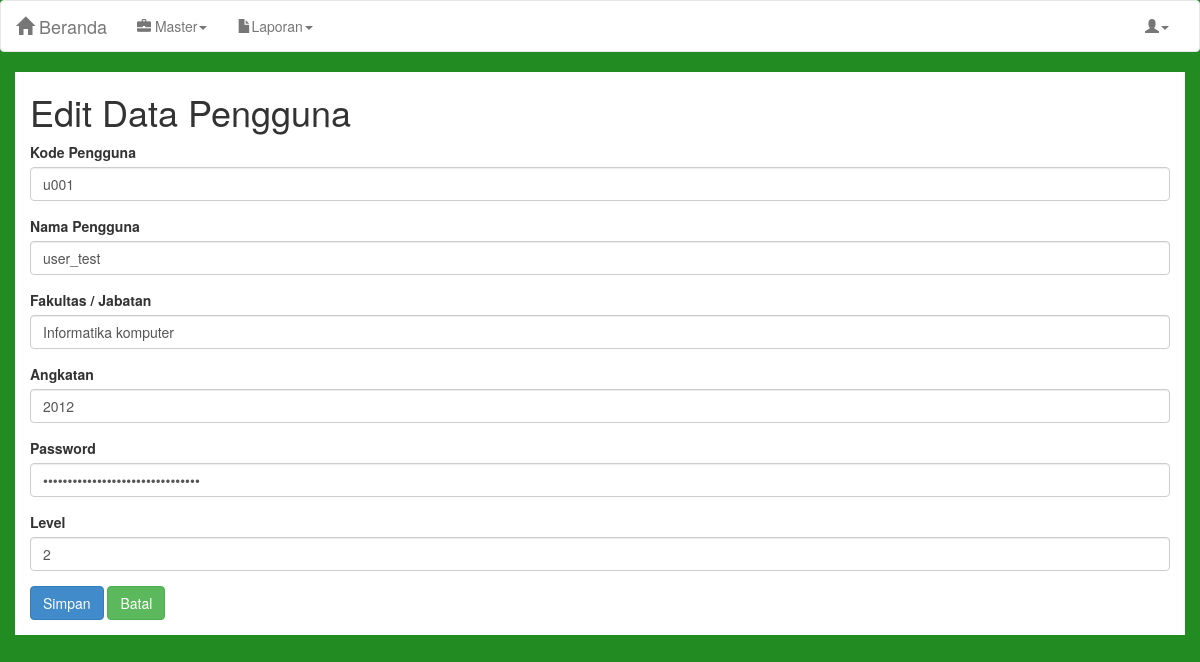
The app's page /master/users/edit.php?id=1 (signed in) with its own data.
### tables this page shows
CREATE TABLE IF NOT EXISTS `users` (
  `id` int(11) NOT NULL AUTO_INCREMENT,
  `kode_user` varchar(20) NOT NULL,
  `password` varchar(255) NOT NULL,
  `nama` varchar(50) NOT NULL,
  `fakultas` varchar(30) NOT NULL,
  `level` char(1) NOT NULL,
  `angkatan` varchar(20) NOT NULL,
  `foto` varchar(255) NOT NULL,
  PRIMARY KEY (`id`)
);

### koneksi/dbh.php (called while the page is built)
<?php
	class DBH {
		private static $dns="mysql:dbname=eub;host=localhost;";
		private static $user = "root";
		private static $pass= "";
		public static function createConnection()
		{
			return new PDO(self::$dns,self::$user,self::$pass);
		}
	}
?>

### master/users/repository.php (called while the page is built, shortened)
<?php
	require_once "../../koneksi/dbh.php";
	class Repository{
		private $dbh;
		public function __construct()
		{
			$this->dbh = DBH::createConnection();
		}
		public function getById($id)
		{
			$query = $this->dbh->prepare("SELECT * FROM users WHERE id = ?");
			$query->bindParam(1,$id);
			$query->execute();
			return $query->fetch(PDO::FETCH_OBJ);
		}
	}
?>

### master/users/edit.php (the view, shortened to what this page needs)
<?php session_start();
  require_once "repository.php";
  $repo = new Repository();
  $rows = $repo->getById($_GET['id']);
?>
<!DOCTYPE html>
<html lang="en">
  <head>
    <link rel="stylesheet" type="text/css" href="../../css/bootstrap.min.css">
    <link rel="stylesheet" type="text/css" href="../../css/customes.css">
  </head>
  <body>
<nav class="navbar navbar-default" role="navigation">
  <div class="container-fluid">
    <div class="navbar-header">
      <a class="navbar-brand" href="../../index2.php"><span class="glyphicon glyphicon-home" ></span>
Beranda</a>
    </div>
    <div class="collapse navbar-collapse" id="bs-example-navbar-collapse-1">
      <ul class="nav navbar-nav">
        <li class="dropdown">
          <a href="#" class="dropdown-toggle" data-toggle="dropdown"><span class="glyphicon glyphicon-briefcase"></span> Master<b class="caret"></b></a>
        </li>
        <li class="dropdown">
          <a href="#" class="dropdown-toggle" data-toggle="dropdown"><span class="glyphicon glyphicon-file"></span>Laporan<b class="caret"></b></a>
        </li>
      </ul>
      <ul class="nav navbar-nav navbar-right">
        <li class="dropdown">
          <a href="#" class="dropdown-toggle" data-toggle="dropdown"><span class="glyphicon glyphicon-user"></span><b class="caret"></b></a>
        </li>
      </ul>
    </div>
  </div>
</nav>
<div class="container">
    <h1>Edit Data Pengguna</h1></center>
    <form  role="form" method="post">
      <div class="form-group">
        <div>
          <label>Kode Pengguna</label>
          <input class="form-control" value="<?php echo $rows->kode_user; ?>" name="kode_user">
        </div>
      </div>
      <div class="form-group">
        <div>
          <label>Nama Pengguna</label>
          <input class="form-control" value="<?php echo $rows->nama; ?>"  name="nama_user">
        </div>
      </div>
      <div class="form-group">
        <div>
          <label>Fakultas / Jabatan</label>
          <input class="form-control" value="<?php echo $rows->fakultas; ?>" name="fakultas">
        </div>
      </div>
      <div class="form-group">
        <div>
          <label>Angkatan</label>
          <input class="form-control" value="<?php echo $rows->angkatan; ?>" name="angkatan">
        </div>
      </div>
      <div class="form-group">
        <div>
          <label>Password</label>
          <input type="password" class="form-control" value="<?php echo $rows->password; ?>" name="password">
        </div>
      </div>
      <div class="form-group">
        <div>
          <label>Level</label>
          <input class="form-control" value="<?php echo $rows->level; ?>" name="level">
        </div>
      </div>
      <div class="form-group">
        <div>
          <button type="submit" class="btn btn-primary">Simpan</button>
          <a href="index.php"><button type="button" class="btn btn-success">Batal</button></a>
        </div>
      </div>
    </form>
</div>
</body>
</html>

### css/customes.css (style rules this page uses)
*.navbar { background-color:white; }
a { -moz-transition: all 0.5s ease-out; -o-transition: all 0.5s ease-out; -webkit-transition: all 0.5s ease-out; -ms-transition: all 0.5s ease-out; transition: all 0.5s ease-out; color: #F7981C; }
body { background-color: #228B22; }
.container { background-color: white; }

### records on screen
users: kode_user "u001", nama_user "user_test", fakultas "Informatika komputer", angkatan "2012", level "2"
